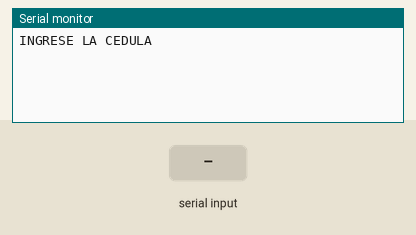
Simulated run of this sketch. Board: Arduino Uno, built with avr-gcc and run on an emulated ATmega328P. Shown: the last lines printed to the serial monitor. The test bench sets the inputs (shaded band).

Above: at 1.2 s.
1.3 s: "90,45\n" received over Serial
At 2.1 s:
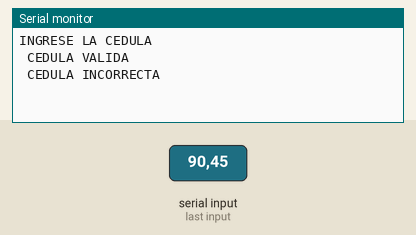
At 2.8 s:
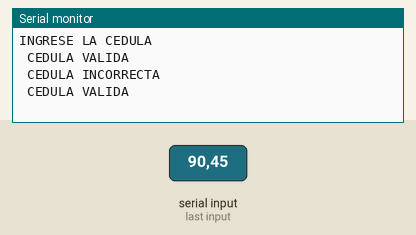

Measured:
- after the input at 1.3 s, the serial monitor: prints a new line at once (image 1)

The sketch:

Deber_5_Fernandez_Sergio.ino
```cpp
/*
 *                UNIVERSIDAD TECNICA DEL NORTE
 *             FICA-CIERCOM-SISTEMS MICROPROCESADOS
 *  Nombre: Fernandez Sergio Rolando
 *  Fecha:13/11/2018
 *
 *  VALIDACION DE LA CEDULA DE IDENTIDAD
 */
unsigned long cedula; // variable para almacenamiento
int a=0;  //para digito 1
int b=0;  //para digito 1
int c=0;  //para digito 1
int d=0;  //para digito 2
int e=0;  //para digito 3
int f=0;  //para digito 4
int g=0;  //para digito 5
int h=0;  //para digito 6
int i=0;  //para digito 8
int j=0;  //para digito 9
int k=0;  //para digito 10
int spar; //suma pares
int simp; //suma impares
int stotal; //suma total de pares e impares
int aimp;  // variable de almacenamiento de a
int cimp; // variable de almacenamiento de c
int eimp; // variable de almacenamiento de e
int gimp; // variable de almacenamiento de g
int iimp; // variable de almacenamiento de i
int tot; // almacenamiento de valor de comparacion
int validacion;
void setup() {
  Serial.begin(9600); // activar puerto serial
  Serial.println("INGRESE LA CEDULA"); //texto
  }

void loop() {

  if(Serial.available()>0){
    cedula=Serial.parseInt();  //leemos el valor de entrada del serial
   // Separamos en digitos
    a=cedula/1000000000; // valor del digito 1  (impar)
    b=(cedula-(a*1000000000))/100000000; // valor del digito 2  (par)
    c=(cedula-(a*1000000000+b*100000000))/10000000; // valor del digito 3  (impar)
    d=(cedula-(a*1000000000+b*100000000+c*10000000))/1000000; // valor del digito 4  (par)
    e=(cedula-(a*1000000000+b*100000000+c*10000000+d*1000000))/100000; // valor del digito 5  (impar)
    f=(cedula-(a*1000000000+b*100000000+c*10000000+d*1000000+e*100000))/10000; // valor del digito 6  (par)
    g=(cedula-(a*1000000000+b*100000000+c*10000000+d*1000000+e*100000+f*10000))/1000; // valor del digito 7  (impar)
    h=(cedula-(a*1000000000+b*100000000+c*10000000+d*1000000+e*100000+f*10000+g*1000))/100; // valor del digito 8  (par)
    i=(cedula-(a*1000000000+b*100000000+c*10000000+d*1000000+e*100000+f*10000+g*1000+h*100))/10; // valor del digito 9  (impar)
    j=cedula-(a*1000000000+b*100000000+c*10000000+d*1000000+e*100000+f*10000+g*1000+h*100+i*10); // valor del digito 10 (digito de validacion)

   //condiciones para los impares

   if((a*2)>9){ //Condicion si la multiplicacion supera de 9
    aimp=(a*2)-9; // valor para a impar
   }
   else{
    aimp=a*2;
   }

   if((c*2)>9){ //Condicion si la multiplicacion supera de 9
    cimp=(c*2)-9; // valor para c impar
   }
   else{
    cimp=c*2;
   }

   if((e*2)>9){ //Condicion si la multiplicacion supera de 9
    eimp=(e*2)-9; // valor para e impar
   }
   else{
    eimp=e*2;
   }

   if((g*2)>9){ //Condicion si la multiplicacion supera de 9
    gimp=(g*2)-9; // valor para g impar
   }
   else{
    gimp=g*2;
   }
  if((i*2)>9){ //Condicion si la multiplicacion supera de 9
    iimp=(i*2)-9;// valor para i impar
   }
   else{
    iimp=i*2;
   }

   simp=aimp+cimp+eimp+gimp+iimp;  // suma de impares
   spar=b+d+f+h;                   //suma de pares
   stotal=simp+spar;              //suma total

   if(stotal>20 &&stotal<30){    //Condicion para obtener un digito
    tot=30-stotal;
   }
   if(stotal>30 &&stotal<40){   //Condicion para obtener un digito
    tot=40-stotal;
   }
   if(stotal>40 &&stotal<50){  //Condicion para obtener un digito
    tot=50-stotal;
   }
   if(stotal>50 &&stotal<60){  //Condicion para obtener un digito
    tot=60-stotal;
   }
   if(stotal>60 && stotal<70){  //Condicion para obtener un digito
    tot=70-stotal;
   }
   if(stotal>70&&stotal<80){  //Condicion para obtener un digito
   tot=40-stotal;
   }

   if(tot==j){ // comparacion del valor tot con el digito de validacion
    Serial.println(" CEDULA VALIDA ");  // cuando toot es igual aldigito de validacion
   }
   else{  // caso contrario la cedula es invalida
    Serial.println(" CEDULA INCORRECTA");
   }
}
}
```
